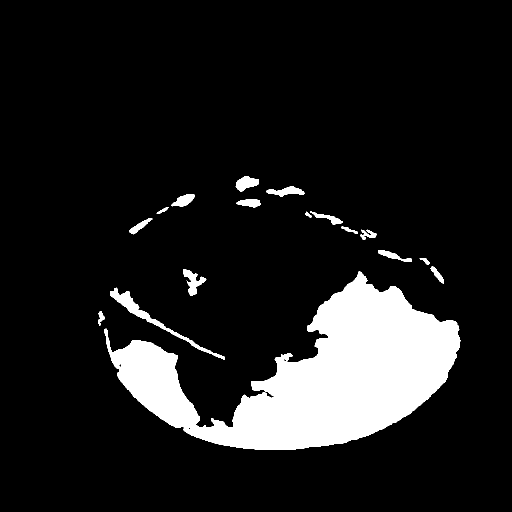
#> input picture image/398.png, 1024 x 1024 px, found by its file name (shown at 1/2 size)
$ python visualize_heatmap_simple.py
#> lines starting #> are read from the running program, lines starting #| are printed output that depends on the picture; after the words box and inside, x2 and y2 are one past the last pixel; in counts of white or black regions, pixels touching at a corner belong together
"""
简化版热力图可视化工具 - 不需要加载模型
直接对比预测掩码和真实掩码
"""

import os
import argparse

def load_image_safe(image_path):
    """安全加载图像"""
    import numpy as np
    from PIL import Image

    if not os.path.exists(image_path):
        print(f"❌ 错误: 文件不存在 {image_path}")
        return None
    try:
        img = Image.open(image_path).convert('L')
#> img is the input picture: PIL image 1024x1024 L; 11.7% white; 17 white regions, largest, box (x1, y1, x2, y2) and area: (209, 542, 921, 900) 113346, (220, 575, 450, 719) 2751, (366, 538, 413, 591) 1015
        return np.array(img)
    except Exception as e:
        print(f"❌ 加载图像失败 {image_path}: {e}")
        return None

def visualize_simple_heatmap(pred_path, gt_path, output_path, img_name="image"):
    """
    生成简化版缺陷热力图可视化

    参数:
        pred_path: 预测掩码路径
        gt_path: 真实掩码路径
        output_path: 输出图像路径
        img_name: 图像名称
    """
    import numpy as np
    import matplotlib
    matplotlib.use('Agg')
    import matplotlib.pyplot as plt
    from PIL import Image

    # 加载预测和真实掩码
    pred_mask = load_image_safe(pred_path)
    gt_mask = load_image_safe(gt_path)

    if pred_mask is None or gt_mask is None:
        print("❌ 无法加载掩码文件")
        return False

    # 调整尺寸以匹配
    if pred_mask.shape != gt_mask.shape:
        gt_img = Image.fromarray(gt_mask)
        gt_img = gt_img.resize((pred_mask.shape[1], pred_mask.shape[0]), Image.NEAREST)
        gt_mask = np.array(gt_img)

    # 二值化掩码
    pred_binary = (pred_mask > 127).astype(np.uint8)
    gt_binary = (gt_mask > 127).astype(np.uint8)

    # 计算差异图
    # True Positive (TP): 两者都是1
    tp = np.logical_and(pred_binary == 1, gt_binary == 1)
    # False Positive (FP): 预测为1但真实为0 (误报)
    fp = np.logical_and(pred_binary == 1, gt_binary == 0)
#> fp: shape (1024, 1024) bool; every value is 0
    # False Negative (FN): 预测为0但真实为1 (漏报)
    fn = np.logical_and(pred_binary == 0, gt_binary == 1)
    # True Negative (TN): 两者都是0
    tn = np.logical_and(pred_binary == 0, gt_binary == 0)
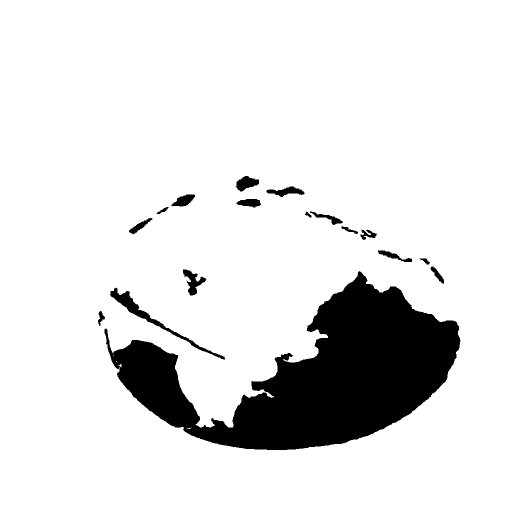
#> tn: shape (1024, 1024) bool (shown at 1/2 size); 88.3% white; 17 black regions, largest, box (x1, y1, x2, y2) and area: (209, 542, 921, 900) 113346, (220, 575, 450, 719) 2751, (366, 538, 413, 591) 1015

    # 计算评估指标
    intersection = tp.sum()
#> intersection = 122904
    union = (pred_binary | gt_binary).sum()
#> union = 122904
    iou = intersection / union if union > 0 else 0
#> iou = 1

    precision = tp.sum() / (tp.sum() + fp.sum()) if (tp.sum() + fp.sum()) > 0 else 0
#> precision = 1
    recall = tp.sum() / (tp.sum() + fn.sum()) if (tp.sum() + fn.sum()) > 0 else 0
#> recall = 1
    f1_score = 2 * precision * recall / (precision + recall) if (precision + recall) > 0 else 0
#> f1_score = 1

    # 创建彩色差异图
    diff_map = np.zeros((*pred_binary.shape, 3), dtype=np.uint8)
    diff_map[tp] = [0, 255, 0]    # 绿色: True Positive (正确预测的缺陷)
    diff_map[fp] = [255, 0, 0]    # 红色: False Positive (误报 - 错误地预测为缺陷)
    diff_map[fn] = [255, 255, 0]  # 黄色: False Negative (漏报 - 遗漏的缺陷)
    # tn 保持黑色 (背景)

    # 创建误差热力图 (绝对差值)
    error_map = np.abs(pred_mask.astype(float) - gt_mask.astype(float))
#> error_map: shape (1024, 1024) float64; every value is 0

    # 创建图形 - 2行3列
    fig = plt.figure(figsize=(18, 12))

    # 1. 预测掩码
    plt.subplot(2, 3, 1)
    plt.imshow(pred_mask, cmap='gray', vmin=0, vmax=255)
    plt.title('预测掩码 (Predicted Mask)', fontsize=14, pad=10)
    plt.axis('off')

    # 2. 真实掩码
    plt.subplot(2, 3, 2)
    plt.imshow(gt_mask, cmap='gray', vmin=0, vmax=255)
    plt.title('真实掩码 (Ground Truth)', fontsize=14, pad=10)
    plt.axis('off')

    # 3. 差异分析图
    plt.subplot(2, 3, 3)
    plt.imshow(diff_map)
    plt.title('差异分析图 (Difference Map)\n'
              '绿色=正确预测 | 红色=误报 | 黄色=漏报',
              fontsize=12, pad=10)
    plt.axis('off')

    # 4. 预测掩码 (伪彩色)
    plt.subplot(2, 3, 4)
    im1 = plt.imshow(pred_mask, cmap='hot', vmin=0, vmax=255)
    plt.colorbar(im1, fraction=0.046, pad=0.04)
    plt.title('预测掩码热力图', fontsize=14, pad=10)
    plt.axis('off')

    # 5. 真实掩码 (伪彩色)
    plt.subplot(2, 3, 5)
    im2 = plt.imshow(gt_mask, cmap='hot', vmin=0, vmax=255)
    plt.colorbar(im2, fraction=0.046, pad=0.04)
    plt.title('真实掩码热力图', fontsize=14, pad=10)
    plt.axis('off')

    # 6. 误差热力图
    plt.subplot(2, 3, 6)
    im3 = plt.imshow(error_map, cmap='jet', vmin=0, vmax=255)
    plt.colorbar(im3, fraction=0.046, pad=0.04)
    plt.title('误差热力图 (Error Map)\n'
              '颜色越亮差异越大',
              fontsize=12, pad=10)
    plt.axis('off')

    # 添加总体标题和统计信息
    stats_text = (
        f'图像: {img_name}\n'
        f'IoU (交并比): {iou:.4f} | '
        f'Precision (精确率): {precision:.4f} | '
        f'Recall (召回率): {recall:.4f} | '
        f'F1-Score: {f1_score:.4f}\n'
        f'TP={tp.sum():,} | FP={fp.sum():,} | FN={fn.sum():,} | TN={tn.sum():,}'
    )

    fig.suptitle(f'脐橙缺陷分割 - 热力图分析\n{stats_text}',
                 fontsize=16, y=0.98)

    plt.tight_layout(rect=[0, 0, 1, 0.96])
    plt.savefig(output_path, dpi=150, bbox_inches='tight')
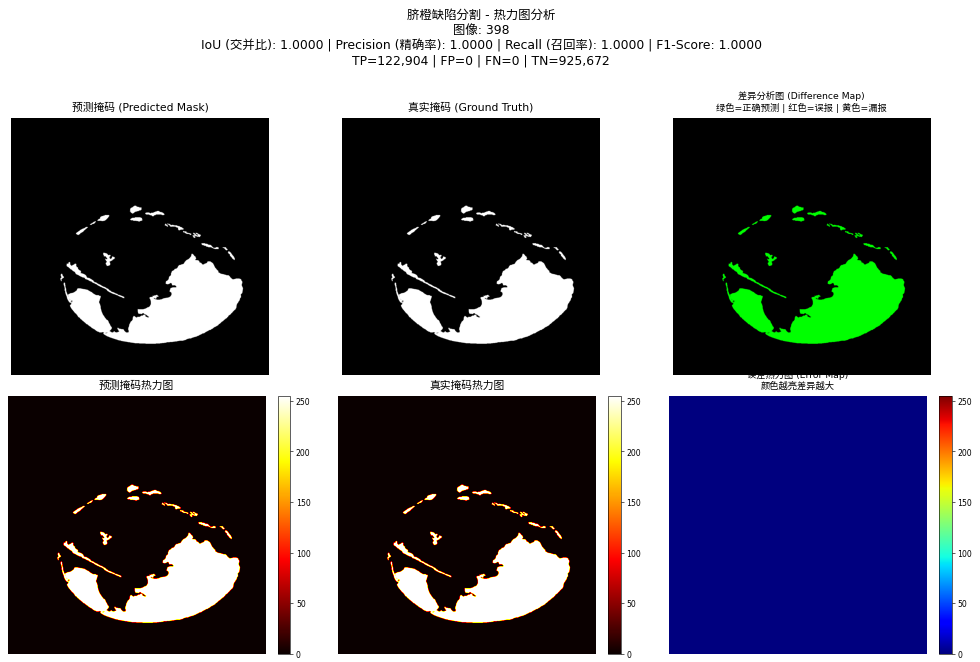
#> figure drawn by matplotlib, 9 panels
    plt.close()

    # 打印统计信息
    print("\n" + "="*60)
    print(f"✅ 热力图已保存: {output_path}")
    print("="*60)
    print(f"📊 评估指标:")
    print(f"   IoU (交并比):     {iou:.4f}")
#|    IoU (交并比):     1.0000
    print(f"   Precision (精确率): {precision:.4f}")
#|    Precision (精确率): 1.0000
    print(f"   Recall (召回率):   {recall:.4f}")
#|    Recall (召回率):   1.0000
    print(f"   F1-Score:         {f1_score:.4f}")
#|    F1-Score:         1.0000
    print(f"\n📈 混淆矩阵统计:")
    print(f"   True Positive  (TP - 正确检测): {tp.sum():>8,} 像素")
#|    True Positive  (TP - 正确检测):  122,904 像素
    print(f"   False Positive (FP - 误报):     {fp.sum():>8,} 像素")
#|    False Positive (FP - 误报):            0 像素
    print(f"   False Negative (FN - 漏报):     {fn.sum():>8,} 像素")
#|    False Negative (FN - 漏报):            0 像素
    print(f"   True Negative  (TN - 正确背景): {tn.sum():>8,} 像素")
#|    True Negative  (TN - 正确背景):  925,672 像素
    print("="*60 + "\n")

    return True

def main():
    parser = argparse.ArgumentParser(
        description='脐橙缺陷分割热力图可视化工具 (简化版)',
        formatter_class=argparse.RawDescriptionHelpFormatter,
        epilog="""
示例用法:
  # 基本用法 (使用默认路径)
  python visualize_heatmap_simple.py

  # 指定特定图像
  python visualize_heatmap_simple.py --img_name 398

  # 完全自定义路径
  python visualize_heatmap_simple.py \\
      --pred_path ./save/mobile_sam_adapter/vit_change_2/pred/398.png \\
      --gt_path ./data/orange/masks/398.png \\
      --output_path ./my_heatmap.png
        """
    )

    parser.add_argument('--pred_path', type=str,
                       default=None,
                       help='预测掩码路径')
    parser.add_argument('--gt_path', type=str,
                       default=None,
                       help='真实掩码路径')
    parser.add_argument('--output_path', type=str,
                       default=None,
                       help='输出热力图路径')
    parser.add_argument('--img_name', type=str,
                       default='398',
                       help='图像名称（不含扩展名），用于自动构建路径')
    parser.add_argument('--pred_dir', type=str,
                       default='./save/mobile_sam_adapter/vit_change_2/pred',
                       help='预测掩码目录')
    parser.add_argument('--gt_dir', type=str,
                       default='./data/orange/masks',
                       help='真实掩码目录')

    args = parser.parse_args()

    # 如果没有指定完整路径，使用默认路径模板
    if args.pred_path is None:
        args.pred_path = os.path.join(args.pred_dir, f"{args.img_name}.png")

    if args.gt_path is None:
        args.gt_path = os.path.join(args.gt_dir, f"{args.img_name}.png")

    if args.output_path is None:
        args.output_path = f"./defect_heatmap_{args.img_name}.png"

    print("\n" + "="*60)
    print("脐橙缺陷分割 - 热力图可视化工具")
    print("="*60)
    print(f"📁 预测掩码: {args.pred_path}")
    print(f"📁 真实掩码: {args.gt_path}")
    print(f"💾 输出路径: {args.output_path}")
    print("="*60 + "\n")

    # 生成可视化
    success = visualize_simple_heatmap(
        args.pred_path,
        args.gt_path,
        args.output_path,
        img_name=args.img_name
    )

    if not success:
        print("\n❌ 可视化失败")
        return 1

    return 0

if __name__ == '__main__':
    exit(main())
#> (the program exits here)
